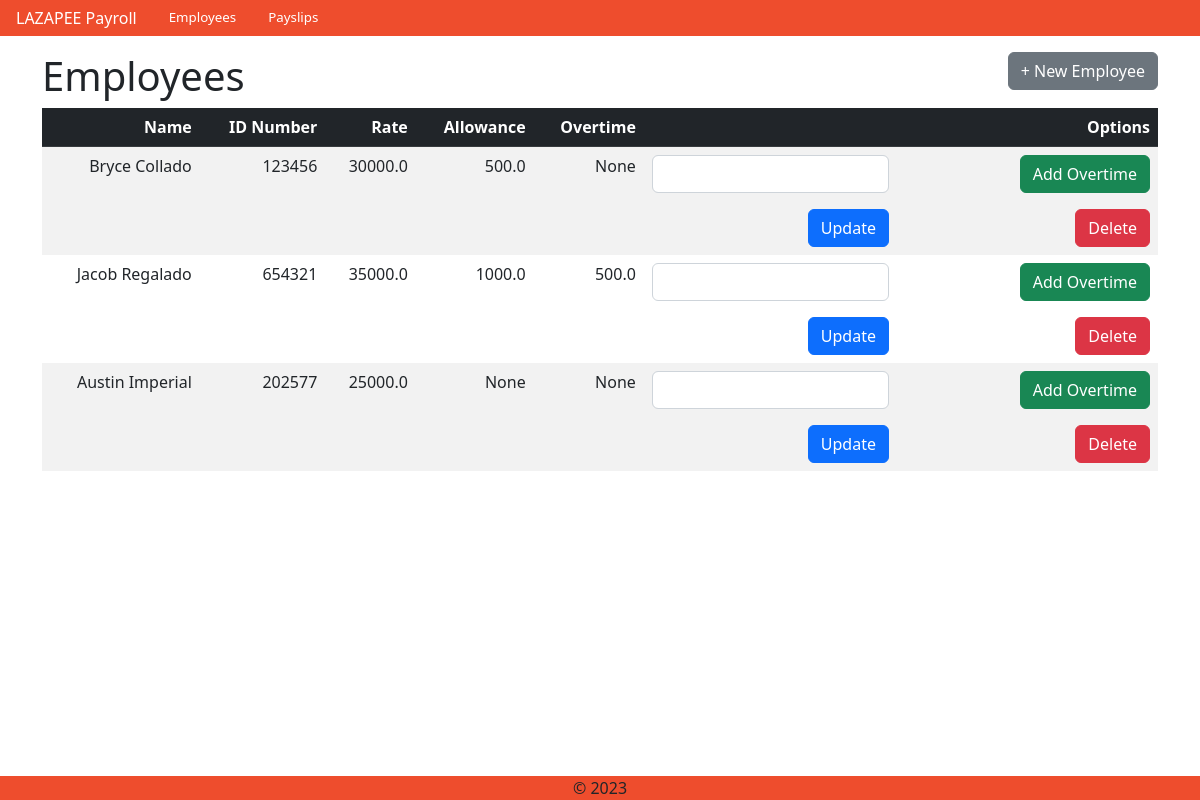
The app's page /, older data.
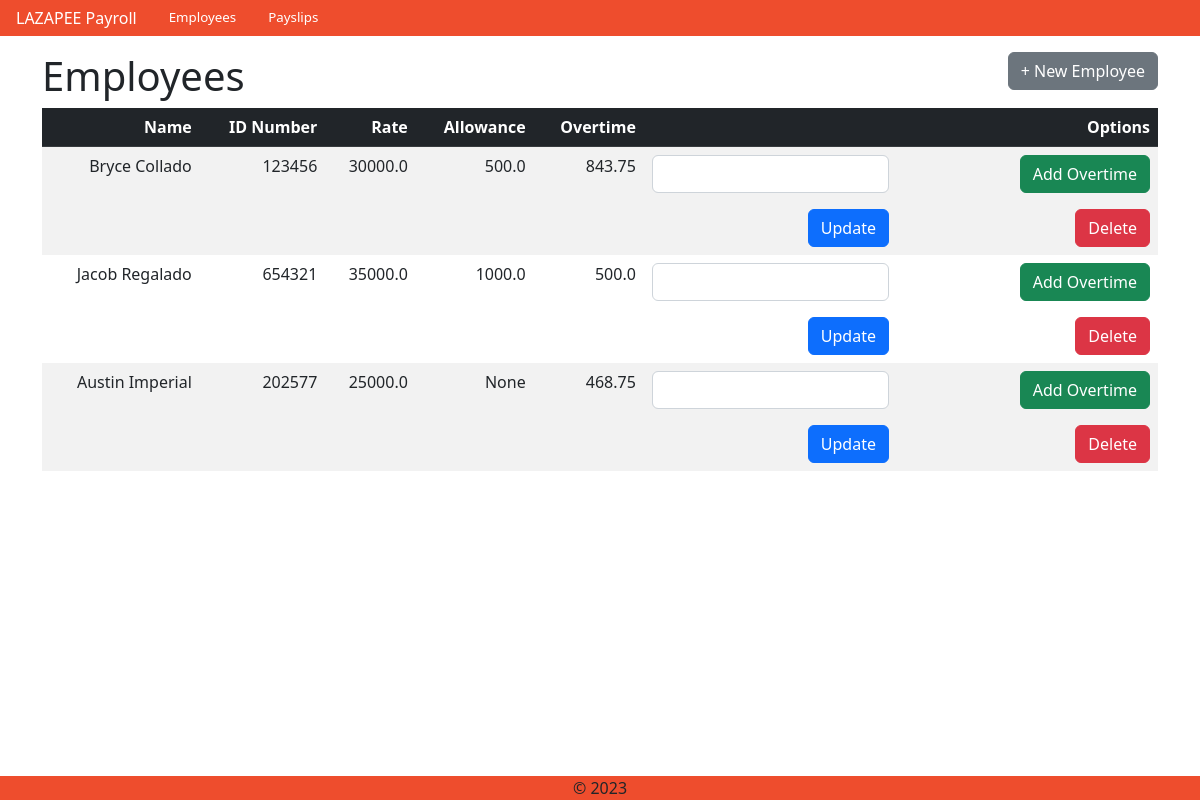
The same page, newer data.
### payroll_app/models.py (models this page shows, shortened)
class Employee(models.Model):
    name = models.CharField(max_length=300)
    id_number = models.CharField(max_length=300, primary_key=True)
    rate = models.FloatField()
    overtime_pay = models.FloatField(null=True, blank=True)
    allowance = models.FloatField(null=True, blank=True)
    objects = models.Manager()

### payroll_app/views.py (the view)
# urls.py: path('', views.employees, name="employees"),
def employees(request):
    if request.method == "POST":
        id_number = request.POST.get('id_number')
        overtime_hours = float(request.POST.get('addOvertime'))
        employee = Employee.objects.get(pk=id_number)
        overtime = (employee.getRate() / 160) * 1.5 * overtime_hours
        if employee.overtime_pay:
            employee.overtime_pay += employee.overtime_pay + overtime
        else:
            employee.overtime_pay = overtime
        employee.save()
        return redirect("employees")
    else:
        employee_objs = Employee.objects.all()
        return render(request, 'payroll_app/employees.html',
                    {'employees': employee_objs})

### payroll_app/templates/payroll_app/employees.html (shortened to what this page needs)
{% extends 'payroll_app/base.html' %}
{% load static %}
{% block content %}
<div class="container text-center py-3">
<div class="row">
    <div class="col-6" style="text-align:left">
        <h1>Employees</h1>
    </div>
    <div class="col-6" style="text-align:right">
        <a href="{% url 'create_employee' %}" type="button" class="btn btn-secondary"> + New Employee </a>
    </div>
</div>
<table class="table table-striped table-hover mb-5" style="text-align:right">
    <thead class="table-dark">
        <th scope="col"> Name </th>
        <th scope="col"> ID Number </th>
        <th scope="col"> Rate </th>
        <th scope="col"> Allowance </th>
        <th scope="col"> Overtime </th>
        <th scope="col"> Options</th>
    </thead>
    <tbody>
        {% for e in employees %}
        <tr>
            <td> {{ e.name }} </td>
            <td> {{ e.id_number }} </td>
            <td> {{ e.rate }} </td>
            <td> {{ e.allowance }} </td>
            <td> {{ e.overtime_pay }} </td>
            <td>
                <form method="POST" action="{% url 'employees' %}"> {% csrf_token %}
                    <div class="row">
                      <div class="col-6">
                        <input type="number" id="addOvertime" name="addOvertime" class="form-control" required>
                      </div>
                      <div class="col-6">
                        <button type="submit" class="btn btn-success"> Add Overtime </a>
                      </div>
                    </div>
                </form>
                <div class="row">
                    <div class="col-6" style="text-align:right">
                        <a href="{% url 'update_employee' pk=e.pk %}" type="button" class="btn btn-primary"> Update </a>
                    </div>
                    <div class="col-6">
                        <a href="{% url 'delete_employee' pk=e.pk %}" type="button" class="btn btn-danger"> Delete </a>
                    </div>
                </div>
            </td>
        </tr>
        {% endfor %}
    </tbody>
</table>
</div>
{% endblock %}

### payroll_app/templates/payroll_app/base.html (shortened to what this page needs)
{% load static %}
<link rel="stylesheet" href="{% static '/bootstrap/css/bootstrap.min.css' %}">
<link rel="stylesheet" href="{% static '/bootstrap/css/custom.css' %}">
<nav class="nav" style="background-color: #EE4D2D;">
        <a class="navbar-brand" href="">LAZAPEE Payroll</span> </a>
        <a class="nav-link" href="{% url 'employees' %}">Employees</a>
        <a class="nav-link" href="{% url 'payslips' %}">Payslips</a>
</nav>
        {% block content %}
        {% endblock %}
<footer class="footer bg-custom fixed-bottom" style="background-color: #EE4D2D;">
    <div class="container">&copy; 2023</div>
</footer>

Row changes from the older to the newer data that the page shows:
changed Employee "Bryce Collado": overtime_pay "None" → "843.75"
changed Employee "Austin Imperial": overtime_pay "None" → "468.75"
